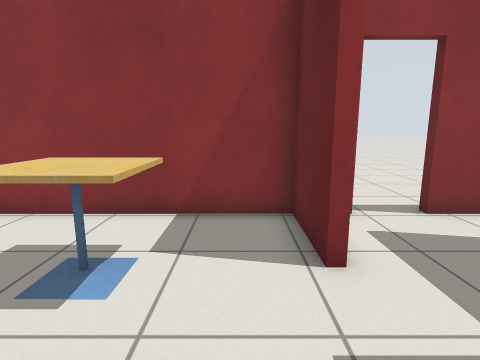
View 1 (above)

16 first-person views from a walk through a Gazebo world. The camera is 1 m above the floor, tilts 10° down and sees 80° across. The floor is counted in squares, 0.5 m on a side. Each view is taken from the middle of a square. On the plan, view 1 faces up. The plan holds only what a view shows up to about 17 squares ahead; the rest is blank.

View 2
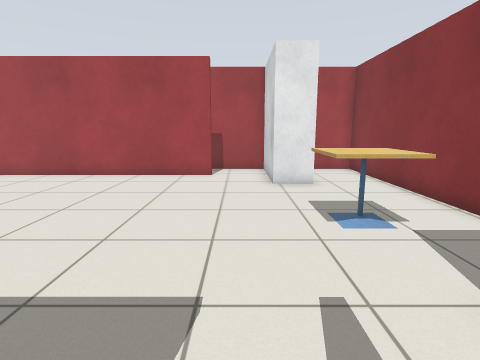

View 3
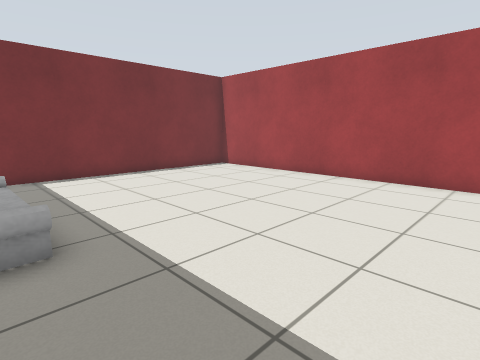

View 4
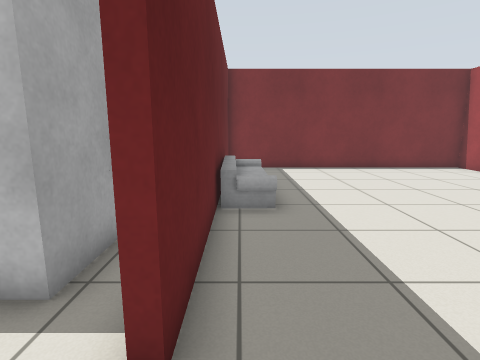

View 5
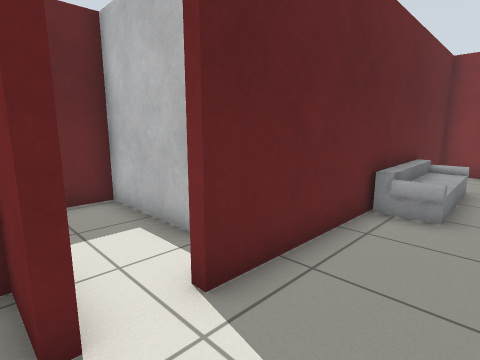

View 6
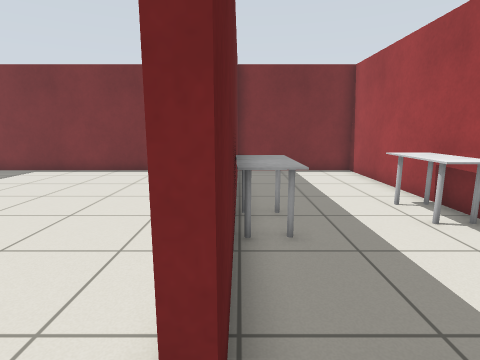

View 7
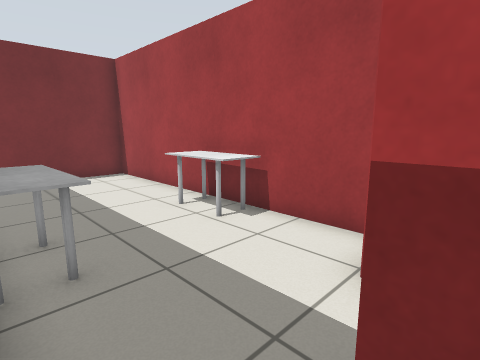

View 8
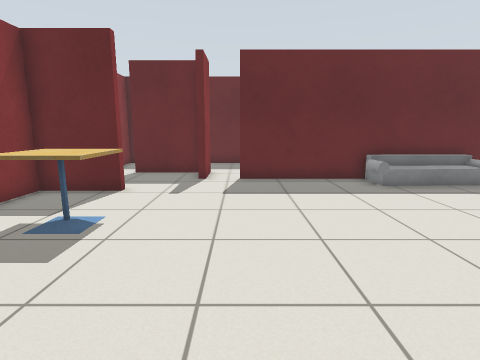

View 9
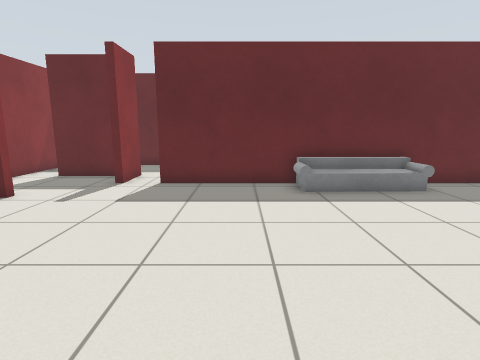

View 10
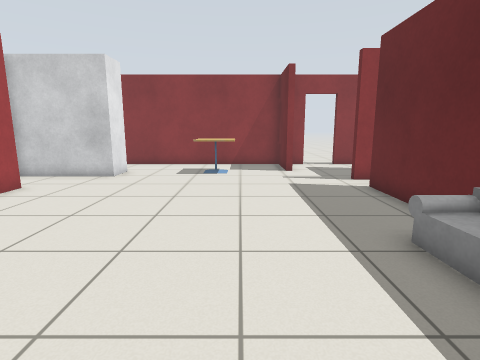

View 11
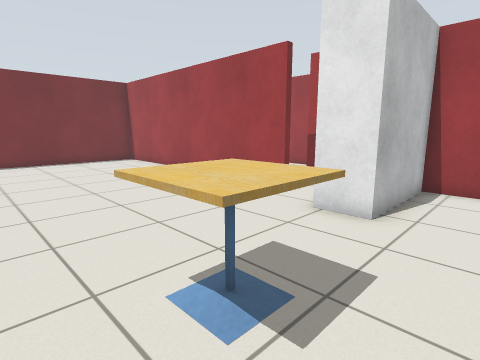

View 12
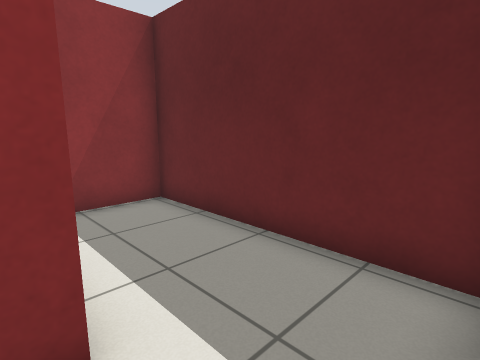

View 13
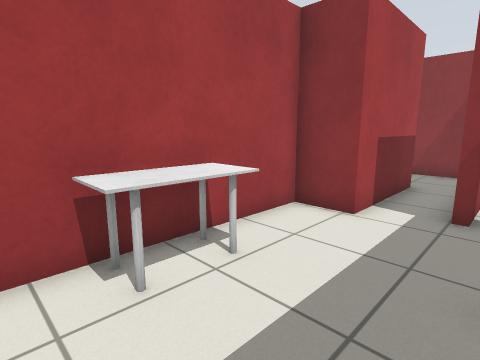

View 14
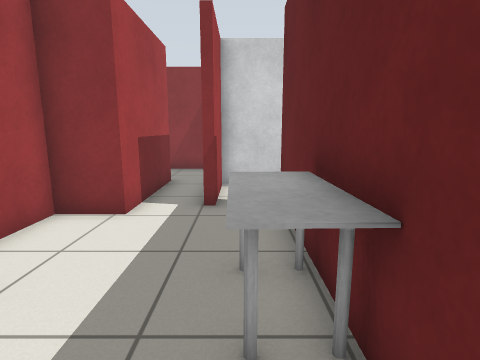

View 15
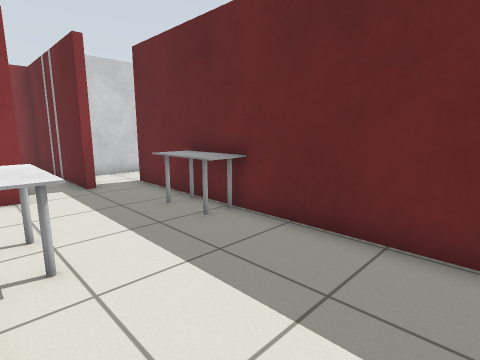

View 16
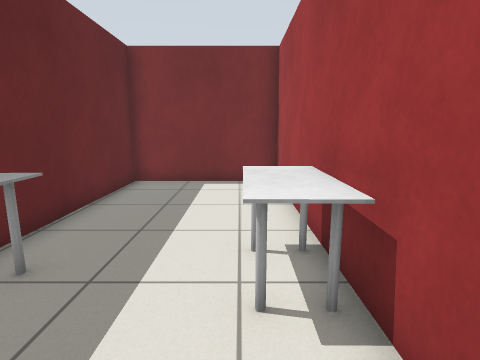

### Floor plan
Points are (right, up) in squares from view 1. A wall is a line through its corners. A room is listed if a view was taken in it or the views show most of it. See-through windows are left out.
Room 1 (views 1, 5, 6, 7, 8, 9, 10, 11, 13, 14, 15, 16)
walls: (-12.7, -0.4) (-12.7, -1.4) (-14.4, -1.4) (-14.4, -4.6); (3.6, -5.5) (3.6, 0); (-14.4, -6.4) (-14.4, -13.1) (-8.9, -13.1) (-8.9, -0.3) (-8.6, -0.3) (-8.6, -13.1) (3.6, -13.1) (3.6, -7.4); (1.3, 3.9) (1.3, 6.6) (-10.7, 6.6) (-10.7, 3.7) (-6.5, 3.7) (-6.5, 2.2) (-10.7, 2.2) (-10.7, -0.6)
ways out: opening at (2.8, 1.5) to room 2; opening at (-12, 0)
objects: desk (-14, -7) to (-13, -5); desk (-10, -6) to (-9, -4); cafe table (-3, 3) to (-1, 4); sofa (2, -9) to (3, -5)
Room 2 (views 2, 3, 4, 12)
walls: (5.6, 1.4) (3.5, 1.4); (3.5, 1.7) (5.3, 1.7) (5.3, 5); (3.6, 0) (4, 0); (2.8, 6.6) (2, 6.6); (5.3, -3.1) (5.3, -1.1) (9.3, -1.1) (9.3, 6.6) (4.4, 6.6)
ways out: opening at (2.8, 1.5) to room 1; opening at (5, -3); open door at (3.5, 7)

Positions as (right, up) in squares from view 1, and headings:
1: (0, 0), facing up
2: (4, 1), facing left
3: (3, 0), facing down-left
4: (3, 2), facing down
5: (1, 2), facing down-right
6: (-9, 1), facing down
7: (-9, 0), facing down-left
8: (-8, 0), facing right
9: (-7, -3), facing right
10: (-1, -10), facing up
11: (0, 6), facing down-left
12: (5, -1), facing up-right
13: (-10, -8), facing up-left
14: (-10, -8), facing up
15: (-14, -11), facing up-right
16: (-13, -2), facing down
